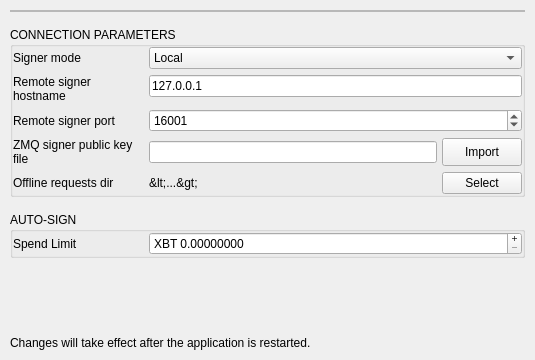
<?xml version="1.0" encoding="UTF-8"?>
<ui version="4.0">
 <class>SignerSettingsPage</class>
 <widget class="QWidget" name="SignerSettingsPage">
  <property name="geometry">
   <rect>
    <x>0</x>
    <y>0</y>
    <width>535</width>
    <height>360</height>
   </rect>
  </property>
  <property name="windowTitle">
   <string>Form</string>
  </property>
  <layout class="QVBoxLayout" name="verticalLayout">
   <property name="spacing">
    <number>15</number>
   </property>
   <property name="leftMargin">
    <number>10</number>
   </property>
   <property name="topMargin">
    <number>10</number>
   </property>
   <property name="rightMargin">
    <number>10</number>
   </property>
   <property name="bottomMargin">
    <number>10</number>
   </property>
   <item>
    <widget class="QFrame" name="restartNotificationFrame">
     <property name="sizePolicy">
      <sizepolicy hsizetype="Preferred" vsizetype="Fixed">
       <horstretch>0</horstretch>
       <verstretch>0</verstretch>
      </sizepolicy>
     </property>
     <property name="styleSheet">
      <string notr="true"/>
     </property>
     <property name="frameShape">
      <enum>QFrame::StyledPanel</enum>
     </property>
     <property name="frameShadow">
      <enum>QFrame::Raised</enum>
     </property>
     <property name="subtleLabel" stdset="0">
      <bool>false</bool>
     </property>
     <layout class="QVBoxLayout" name="verticalLayout_2">
      <property name="spacing">
       <number>0</number>
      </property>
      <property name="leftMargin">
       <number>0</number>
      </property>
      <property name="topMargin">
       <number>0</number>
      </property>
      <property name="rightMargin">
       <number>0</number>
      </property>
      <property name="bottomMargin">
       <number>0</number>
      </property>
     </layout>
    </widget>
   </item>
   <item>
    <widget class="QGroupBox" name="groupBox_2">
     <property name="title">
      <string>CONNECTION PARAMETERS</string>
     </property>
     <layout class="QVBoxLayout" name="verticalLayout_3">
      <property name="leftMargin">
       <number>0</number>
      </property>
      <property name="topMargin">
       <number>0</number>
      </property>
      <property name="rightMargin">
       <number>0</number>
      </property>
      <property name="bottomMargin">
       <number>0</number>
      </property>
      <item>
       <layout class="QFormLayout" name="formLayout">
        <item row="0" column="0">
         <widget class="QLabel" name="labelMode">
          <property name="minimumSize">
           <size>
            <width>130</width>
            <height>0</height>
           </size>
          </property>
          <property name="maximumSize">
           <size>
            <width>130</width>
            <height>16777215</height>
           </size>
          </property>
          <property name="text">
           <string>Signer mode</string>
          </property>
         </widget>
        </item>
        <item row="0" column="1">
         <widget class="QComboBox" name="comboBoxRunMode">
          <property name="frame">
           <bool>true</bool>
          </property>
          <item>
           <property name="text">
            <string extracomment="Signer process is started automatically on local computer">Local</string>
           </property>
          </item>
          <item>
           <property name="text">
            <string extracomment="Signer process is started manually on local or remote computer">Remote</string>
           </property>
          </item>
          <item>
           <property name="text">
            <string extracomment="Signing works in manual mode via files">Offline</string>
           </property>
          </item>
         </widget>
        </item>
        <item row="1" column="0">
         <widget class="QLabel" name="labelHost">
          <property name="minimumSize">
           <size>
            <width>130</width>
            <height>0</height>
           </size>
          </property>
          <property name="maximumSize">
           <size>
            <width>130</width>
            <height>16777215</height>
           </size>
          </property>
          <property name="text">
           <string>Remote signer hostname</string>
          </property>
          <property name="wordWrap">
           <bool>true</bool>
          </property>
         </widget>
        </item>
        <item row="1" column="1">
         <widget class="QLineEdit" name="lineEditHost">
          <property name="text">
           <string>127.0.0.1</string>
          </property>
         </widget>
        </item>
        <item row="2" column="0">
         <widget class="QLabel" name="labelPort">
          <property name="minimumSize">
           <size>
            <width>130</width>
            <height>0</height>
           </size>
          </property>
          <property name="maximumSize">
           <size>
            <width>130</width>
            <height>16777215</height>
           </size>
          </property>
          <property name="text">
           <string>Remote signer port</string>
          </property>
          <property name="wordWrap">
           <bool>true</bool>
          </property>
         </widget>
        </item>
        <item row="2" column="1">
         <widget class="QSpinBox" name="spinBoxPort">
          <property name="maximum">
           <number>65535</number>
          </property>
          <property name="value">
           <number>16001</number>
          </property>
         </widget>
        </item>
        <item row="3" column="0">
         <widget class="QWidget" name="horizontalWidget_2" native="true">
          <property name="minimumSize">
           <size>
            <width>0</width>
            <height>0</height>
           </size>
          </property>
          <layout class="QHBoxLayout" name="horizontalLayout_2">
           <property name="spacing">
            <number>0</number>
           </property>
           <property name="leftMargin">
            <number>0</number>
           </property>
           <property name="topMargin">
            <number>0</number>
           </property>
           <property name="rightMargin">
            <number>0</number>
           </property>
           <property name="bottomMargin">
            <number>0</number>
           </property>
           <item>
            <widget class="QLabel" name="labelZmqPubKey">
             <property name="sizePolicy">
              <sizepolicy hsizetype="Preferred" vsizetype="Preferred">
               <horstretch>0</horstretch>
               <verstretch>0</verstretch>
              </sizepolicy>
             </property>
             <property name="minimumSize">
              <size>
               <width>130</width>
               <height>0</height>
              </size>
             </property>
             <property name="maximumSize">
              <size>
               <width>130</width>
               <height>16777215</height>
              </size>
             </property>
             <property name="text">
              <string>ZMQ signer public key file</string>
             </property>
             <property name="wordWrap">
              <bool>true</bool>
             </property>
            </widget>
           </item>
          </layout>
         </widget>
        </item>
        <item row="3" column="1">
         <widget class="QWidget" name="widgetOfflineDir_2" native="true">
          <layout class="QHBoxLayout" name="layoutOfflineDir_2">
           <property name="spacing">
            <number>5</number>
           </property>
           <property name="leftMargin">
            <number>0</number>
           </property>
           <property name="topMargin">
            <number>0</number>
           </property>
           <property name="rightMargin">
            <number>0</number>
           </property>
           <property name="bottomMargin">
            <number>0</number>
           </property>
           <item>
            <widget class="QLineEdit" name="lineEditRemoteZmqPubKey"/>
           </item>
           <item>
            <widget class="QPushButton" name="pushButtonZmqPubKey">
             <property name="sizePolicy">
              <sizepolicy hsizetype="Minimum" vsizetype="Minimum">
               <horstretch>0</horstretch>
               <verstretch>0</verstretch>
              </sizepolicy>
             </property>
             <property name="text">
              <string>Import</string>
             </property>
            </widget>
           </item>
          </layout>
         </widget>
        </item>
        <item row="4" column="0">
         <widget class="QWidget" name="horizontalWidget" native="true">
          <property name="minimumSize">
           <size>
            <width>0</width>
            <height>0</height>
           </size>
          </property>
          <layout class="QHBoxLayout" name="horizontalLayout">
           <property name="spacing">
            <number>0</number>
           </property>
           <property name="leftMargin">
            <number>0</number>
           </property>
           <property name="topMargin">
            <number>0</number>
           </property>
           <property name="rightMargin">
            <number>0</number>
           </property>
           <property name="bottomMargin">
            <number>0</number>
           </property>
           <item>
            <widget class="QLabel" name="labelDirHint">
             <property name="sizePolicy">
              <sizepolicy hsizetype="Preferred" vsizetype="Preferred">
               <horstretch>0</horstretch>
               <verstretch>0</verstretch>
              </sizepolicy>
             </property>
             <property name="minimumSize">
              <size>
               <width>130</width>
               <height>0</height>
              </size>
             </property>
             <property name="maximumSize">
              <size>
               <width>130</width>
               <height>16777215</height>
              </size>
             </property>
             <property name="text">
              <string>Offline requests dir</string>
             </property>
             <property name="wordWrap">
              <bool>true</bool>
             </property>
            </widget>
           </item>
          </layout>
         </widget>
        </item>
        <item row="4" column="1">
         <widget class="QWidget" name="widgetOfflineDir" native="true">
          <layout class="QHBoxLayout" name="layoutOfflineDir">
           <property name="spacing">
            <number>5</number>
           </property>
           <property name="leftMargin">
            <number>0</number>
           </property>
           <property name="topMargin">
            <number>0</number>
           </property>
           <property name="rightMargin">
            <number>0</number>
           </property>
           <property name="bottomMargin">
            <number>0</number>
           </property>
           <item>
            <widget class="QLabel" name="labelOfflineDir">
             <property name="sizePolicy">
              <sizepolicy hsizetype="Expanding" vsizetype="Preferred">
               <horstretch>0</horstretch>
               <verstretch>0</verstretch>
              </sizepolicy>
             </property>
             <property name="text">
              <string>&lt;...&gt;</string>
             </property>
             <property name="textFormat">
              <enum>Qt::PlainText</enum>
             </property>
             <property name="wordWrap">
              <bool>true</bool>
             </property>
             <property name="textInteractionFlags">
              <set>Qt::TextSelectableByKeyboard|Qt::TextSelectableByMouse</set>
             </property>
            </widget>
           </item>
           <item>
            <widget class="QPushButton" name="pushButtonOfflineDir">
             <property name="sizePolicy">
              <sizepolicy hsizetype="Minimum" vsizetype="Minimum">
               <horstretch>0</horstretch>
               <verstretch>0</verstretch>
              </sizepolicy>
             </property>
             <property name="text">
              <string>Select</string>
             </property>
            </widget>
           </item>
          </layout>
         </widget>
        </item>
       </layout>
      </item>
     </layout>
    </widget>
   </item>
   <item>
    <widget class="QGroupBox" name="groupBoxAutoSign">
     <property name="title">
      <string>AUTO-SIGN</string>
     </property>
     <layout class="QVBoxLayout" name="verticalLayout_4">
      <property name="leftMargin">
       <number>0</number>
      </property>
      <property name="topMargin">
       <number>0</number>
      </property>
      <property name="rightMargin">
       <number>0</number>
      </property>
      <property name="bottomMargin">
       <number>0</number>
      </property>
      <item>
       <layout class="QFormLayout" name="formLayout_2">
        <item row="0" column="0">
         <widget class="QLabel" name="labelAsSpendLimit">
          <property name="minimumSize">
           <size>
            <width>130</width>
            <height>0</height>
           </size>
          </property>
          <property name="maximumSize">
           <size>
            <width>130</width>
            <height>16777215</height>
           </size>
          </property>
          <property name="text">
           <string>Spend Limit</string>
          </property>
          <property name="wordWrap">
           <bool>true</bool>
          </property>
         </widget>
        </item>
        <item row="0" column="1">
         <widget class="QDoubleSpinBox" name="spinBoxAsSpendLimit">
          <property name="buttonSymbols">
           <enum>QAbstractSpinBox::PlusMinus</enum>
          </property>
          <property name="prefix">
           <string>XBT </string>
          </property>
          <property name="decimals">
           <number>8</number>
          </property>
          <property name="maximum">
           <double>1000.000000000000000</double>
          </property>
          <property name="singleStep">
           <double>0.001000000000000</double>
          </property>
         </widget>
        </item>
       </layout>
      </item>
     </layout>
    </widget>
   </item>
   <item>
    <spacer name="verticalSpacer">
     <property name="orientation">
      <enum>Qt::Vertical</enum>
     </property>
     <property name="sizeHint" stdset="0">
      <size>
       <width>20</width>
       <height>40</height>
      </size>
     </property>
    </spacer>
   </item>
   <item>
    <widget class="QLabel" name="label">
     <property name="sizePolicy">
      <sizepolicy hsizetype="Preferred" vsizetype="Fixed">
       <horstretch>0</horstretch>
       <verstretch>0</verstretch>
      </sizepolicy>
     </property>
     <property name="text">
      <string>Changes will take effect after the application is restarted. </string>
     </property>
     <property name="statusWarningLabel" stdset="0">
      <bool>true</bool>
     </property>
    </widget>
   </item>
  </layout>
 </widget>
 <resources/>
 <connections>
  <connection>
   <sender>lineEditHost</sender>
   <signal>textChanged(QString)</signal>
   <receiver>restartNotificationFrame</receiver>
   <slot>show()</slot>
   <hints>
    <hint type="sourcelabel">
     <x>295</x>
     <y>137</y>
    </hint>
    <hint type="destinationlabel">
     <x>693</x>
     <y>43</y>
    </hint>
   </hints>
  </connection>
  <connection>
   <sender>spinBoxPort</sender>
   <signal>valueChanged(int)</signal>
   <receiver>restartNotificationFrame</receiver>
   <slot>show()</slot>
   <hints>
    <hint type="sourcelabel">
     <x>177</x>
     <y>166</y>
    </hint>
    <hint type="destinationlabel">
     <x>600</x>
     <y>40</y>
    </hint>
   </hints>
  </connection>
 </connections>
</ui>
